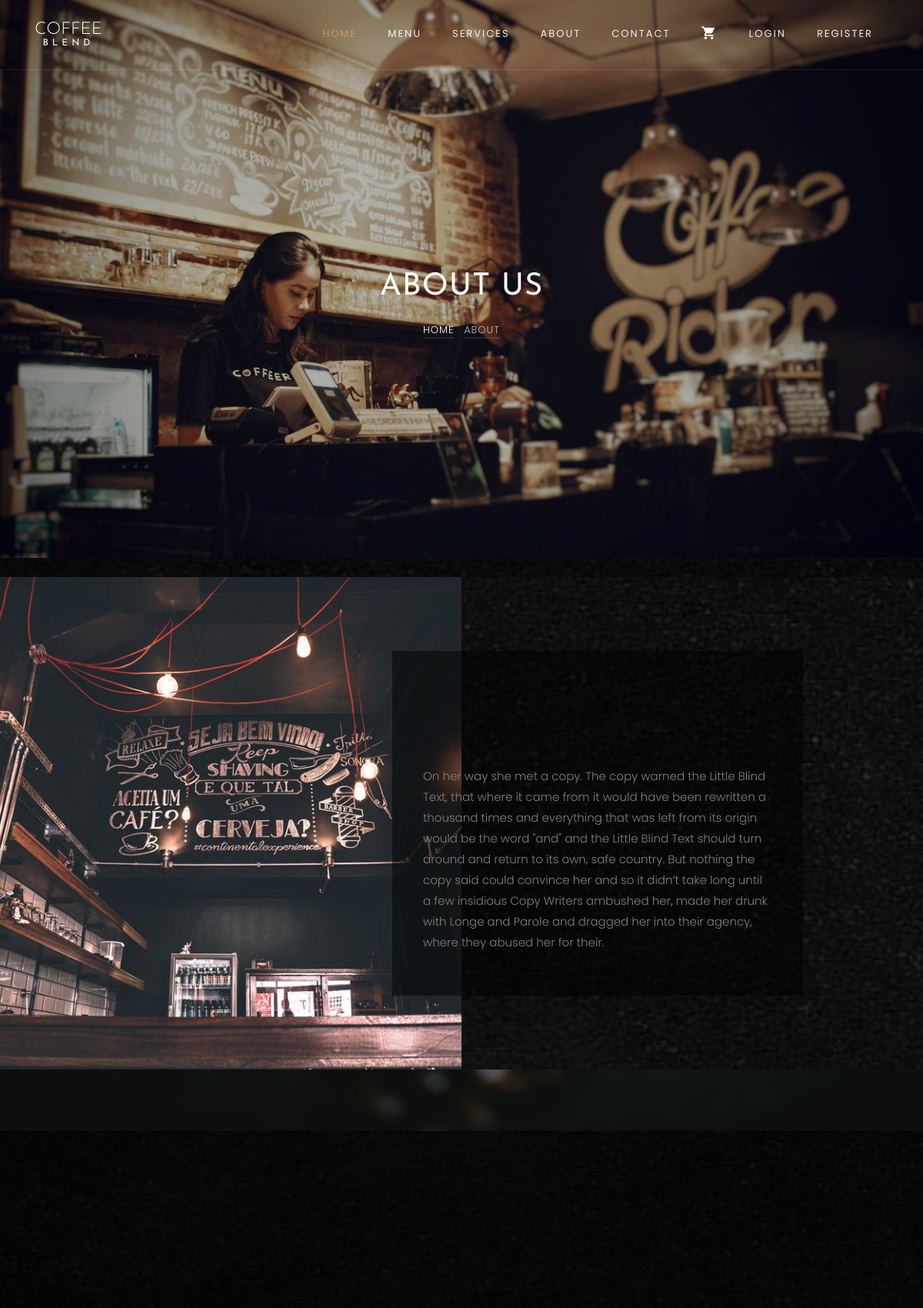
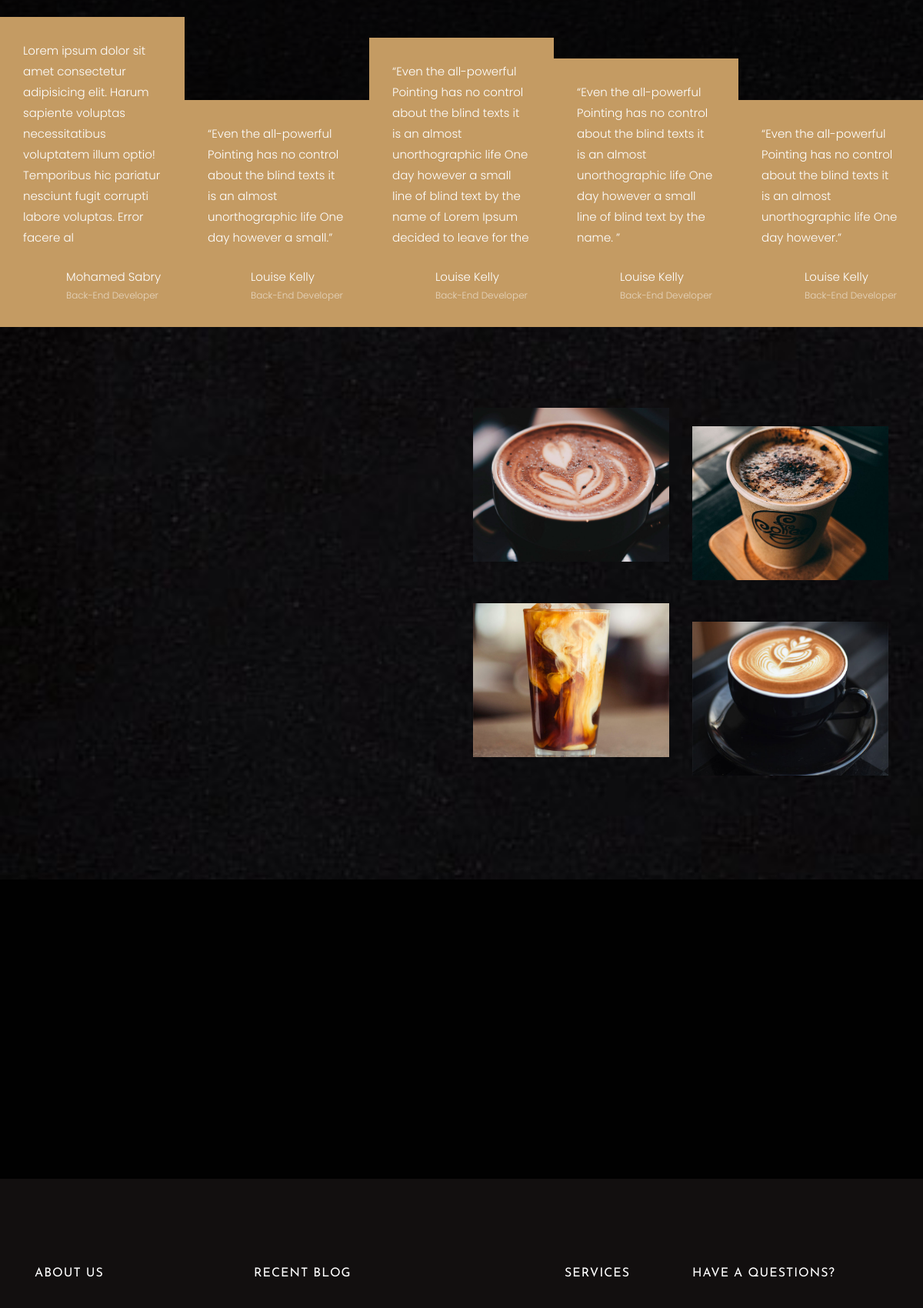
Page /about.php (upper part) on the committed database (2 pictures, top to bottom).
### tables this page shows
CREATE TABLE `reviews` (
  `id` int(10) NOT NULL,
  `review` varchar(200) NOT NULL,
  `username` varchar(200) NOT NULL,
  `created_at` timestamp NOT NULL DEFAULT current_timestamp()
);

### about.php (the view, shortened to what this page needs)
<?php require "config/config.php"; ?>
<?php require "includes/header.php"; ?>
<?php
	$reviews = $connect->query("SELECT * FROM reviews");
	$reviews->execute();
	$all_reviews = $reviews->fetchAll(PDO::FETCH_OBJ);
?>
<section class="home-slider owl-carousel">
	<div class="slider-item" style="background-image: url(images/bg_3.jpg);" data-stellar-background-ratio="0.5">
		<div class="overlay"></div>
		<div class="container">
			<div class="row slider-text justify-content-center align-items-center">
				<div class="col-md-7 col-sm-12 text-center ftco-animate">
					<h1 class="mb-3 mt-5 bread">About Us</h1>
					<p class="breadcrumbs"><span class="mr-2"><a href="index.html">Home</a></span> <span>About</span></p>
				</div>
			</div>
		</div>
	</div>
</section>
<section class="ftco-about d-md-flex">
	<div class="one-half img" style="background-image: url(images/about.jpg);"></div>
	<div class="one-half ftco-animate">
		<div class="overlap">
			<div>
				<p>On her way she met a copy. The copy warned the Little Blind Text, that where it came from it would have been rewritten a thousand times and everything that was left from its origin would be the word "and" and the Little Blind Text should turn around and return to its own, safe country. But nothing the copy said could convince her and so it didn’t take long until a few insidious Copy Writers ambushed her, made her drunk with Longe and Parole and dragged her into their agency, where they abused her for their.</p>
			</div>
		</div>
	</div>
</section>
<section class="ftco-section img" id="ftco-testimony" style="background-image: url(images/bg_1.jpg);" data-stellar-background-ratio="0.5">
	<div class="container">
		<div class="row justify-content-center mb-5">
		</div>
	</div>
	<div class="container-wrap">
		<div class="row d-flex no-gutters">
		<?php foreach($all_reviews as $review) : ?>
			<div class="col-lg align-self-sm-end">
				<div class="testimony">
					<blockquote>
						<p><?php echo $review->review; ?></p>
					</blockquote>
					<div class="author d-flex mt-4">
						<div class="image mr-3 align-self-center">
						</div>
						<div class="name align-self-center"><?php echo $review->username; ?> <span class="position">Back-End Developer</span></div>
					</div>
				</div>
			</div>
		<?php endforeach; ?>
		</div>
	</div>
</section>
<section class="ftco-section">
	<div class="container">
		<div class="row align-items-center">
			<div class="col-md-6 pr-md-5">
			</div>
			<div class="col-md-6">
				<div class="row">
					<div class="col-md-6">
						<div class="menu-entry">
							<a href="#" class="img" style="background-image: url(images/menu-1.jpg);"></a>
						</div>
					</div>
					<div class="col-md-6">
						<div class="menu-entry mt-lg-4">
							<a href="#" class="img" style="background-image: url(images/menu-2.jpg);"></a>
						</div>
					</div>
					<div class="col-md-6">
						<div class="menu-entry">
							<a href="#" class="img" style="background-image: url(images/menu-3.jpg);"></a>
						</div>
					</div>
					<div class="col-md-6">
						<div class="menu-entry mt-lg-4">
							<a href="#" class="img" style="background-image: url(images/menu-4.jpg);"></a>
						</div>
					</div>
				</div>
			</div>
		</div>
	</div>
</section>
<section class="ftco-counter ftco-bg-dark img" id="section-counter" style="background-image: url(images/bg_2.jpg);" data-stellar-background-ratio="0.5">
	<div class="overlay"></div>
	<div class="container">
		<div class="row justify-content-center">
			<div class="col-md-10">
				<div class="row">
				</div>
			</div>
		</div>
	</div>
</section>
<?php require "includes/footer.php"; ?>

### rows in the picture
reviews: review "Lorem ipsum dolor sit amet consectetur adipisicing elit. Harum sapiente voluptas necessitatibus voluptatem illum optio! Temporibus hic pariatur nesciunt fugit corrupti labore voluptas. Error facere al", username "Mohamed Sabry"
reviews: review "“Even the all-powerful Pointing has no control about the blind texts it is an almost unorthographic life One day however a small.”", username "Louise Kelly"
reviews: review "“Even the all-powerful Pointing has no control about the blind texts it is an almost unorthographic life One day however a small line of blind text by the name of Lorem Ipsum decided to leave for the", username "Louise Kelly"
reviews: review "“Even the all-powerful Pointing has no control about the blind texts it is an almost unorthographic life One day however a small line of blind text by the name. ”", username "Louise Kelly"
reviews: review "“Even the all-powerful Pointing has no control about the blind texts it is an almost unorthographic life One day however.”", username "Louise Kelly"
